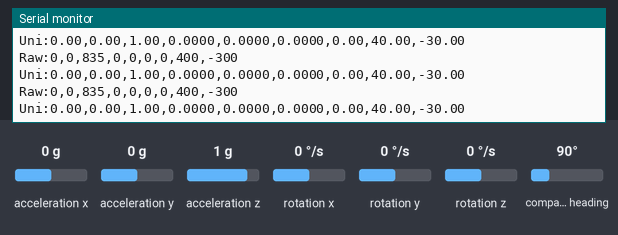
This sketch was run on a simulated Arduino Nano 33 BLE. Parts: the last lines printed to the serial monitor. Inputs (shaded band) come from the test bench; at power-on: acceleration x 0 g, acceleration y 0 g, acceleration z 1 g, rotation x 0 °/s, rotation y 0 °/s, rotation z 0 °/s, compass heading 90°.

Above: at 1.2 s.
1.3 s: acceleration x set to -1.4 g
At 2.2 s:
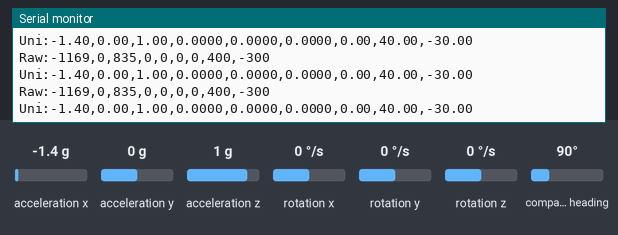
2.8 s: acceleration y set to -1.4 g
At 3.6 s:
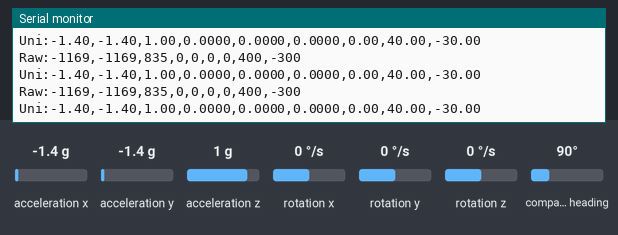

The sketch:

ALIB_digiball_arduino_nano_ble_calib_mag_soft_iron_motioncal.ino
```cpp
#include <SPI.h>
#include <stdlib.h>

#include "Arduino_BMI270_BMM150.h"

float gyrox, gyroy, gyroz;
float x, y, z;
float magx, magy, magz;


void setup() {

  //Initialize serial and wait for port to open:
  Serial.begin(9600);
  while (!Serial) {
    // wait for Serial to become active
  }


  if (!IMU.begin()) {
    Serial.println("Failed to initialize IMU!");

    while (1)
      ;
  }


}


void loop() {


  if (IMU.gyroscopeAvailable()) {
    IMU.readGyroscope(gyrox, gyroy, gyroz);
  }

  //ACCEL check
  if (IMU.accelerationAvailable()) {
    IMU.readAcceleration(x, y, z);
  }

  //Magneto check
  if (IMU.magneticFieldAvailable()) {
    IMU.readMagneticField(magx, magy, magz);
    printMotionCal();
  }


}

void printMotionCal() {

  Serial.print("Raw:");
  Serial.print(int(x * 8192 / 9.805));
  Serial.print(",");
  Serial.print(int(y * 8192 / 9.805));
  Serial.print(",");
  Serial.print(int(z * 8192 / 9.805));
  Serial.print(",");
  Serial.print(int(gyrox * 16));
  Serial.print(",");
  Serial.print(int(gyroy * 16));
  Serial.print(",");
  Serial.print(int(gyroz * 16));
  Serial.print(",");
  Serial.print(int(magx * 10));
  Serial.print(",");
  Serial.print(int(magy * 10));
  Serial.print(",");
  Serial.print(int(magz * 10));
  Serial.println("");

  Serial.print("Uni:");
  Serial.print(x);
  Serial.print(",");
  Serial.print(y);
  Serial.print(",");
  Serial.print(z);
  Serial.print(",");
  Serial.print(gyrox, 4);
  Serial.print(",");
  Serial.print(gyroy, 4);
  Serial.print(",");
  Serial.print(gyroz, 4);
  Serial.print(",");
  Serial.print(magx);
  Serial.print(",");
  Serial.print(magy);
  Serial.print(",");
  Serial.print(magz);
  Serial.println("");
}
```

Measured:
- after the input at 1.3 s, the serial monitor: prints a new line at once (image 1)
- after the input at 2.8 s, the serial monitor: prints a new line at once (image 2)
